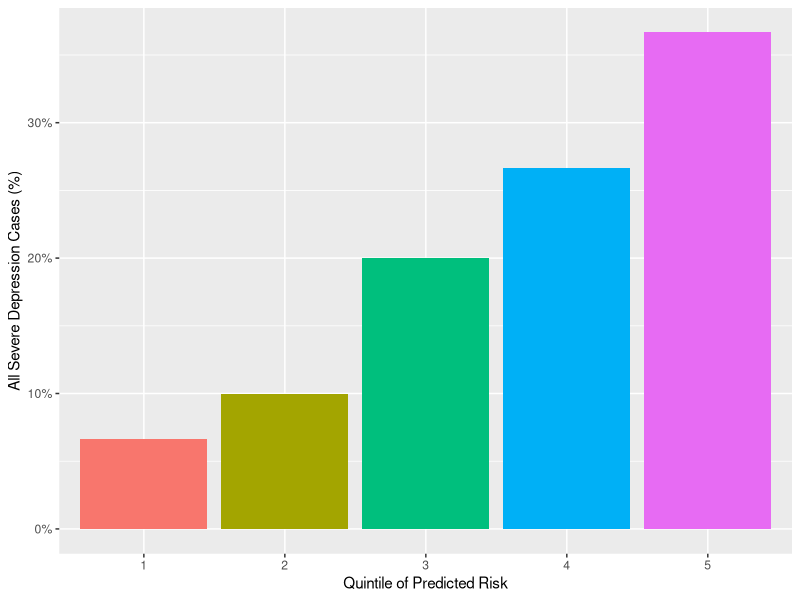

R code for this plot:
# Packages
library(dplyr)
library(ggplot2)
library(scales)

# Read dataset
ds <- read.csv("predictions.csv")

# Subset
ds <- ds[, 2:4]

str(ds)

# Quintile
quantile(ds$Yes, probs = seq(0, 1, 1/5))

# Create quintile variable
ds <- ds %>%
  mutate(quintiles = factor(ntile(Yes, 5)))

str(ds)

# Factorize outcome
ds$outcome <- as.factor(ds$outcome)

# Bar plot with quintiles
ds_severo <- ds[ds$outcome == "Yes", ]

str(ds_severo)

ds_severo %>%
    ggplot(aes(x = quintiles, fill = quintiles)) +
    geom_bar(aes(y=(..count..)/sum(..count..))) +
    scale_y_continuous(labels=percent_format()) +
    ylab("All Severe Depression Cases (%)") +
    xlab("Quintile of Predicted Risk") +
    theme(legend.position = "none")
